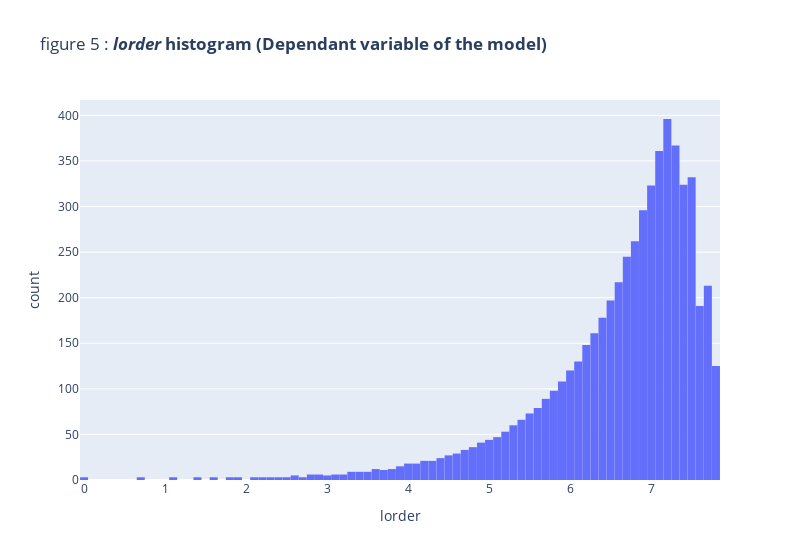

Source (notebook cell):
### Markdown cell above
**Comments on the figure:** We identify three clear steps that result from the scrapping of 3 types of items (kettles, coffee grinders, coffee machines) that each have a different number of items in line.

To perform our analysis, we will consider the logarithm `lorder` of the previous `order` feature.

### Code cell
df['lorder'] = np.log(df.order)

figure_5 = px.histogram(
    df,
    x="lorder",
    nbins=100,
    title="figure 5 : <b><i>lorder</i> histogram (Dependant variable of the model)</b>",
    width=800,
    labels={},
)

figure_5.update_layout(
    bargap=0.01,
)

### Figure 1 — Plotly figure (JSON) as saved in the notebook; plotly's stock layout.template omitted (floating-point values rounded to 4 significant figures; data arrays with more than 128 entries replaced by an {"elided": "..."} marker saying what was removed)
{"data": [{"alignmentgroup": "True", "bingroup": "x", "hovertemplate": "lorder=%{x}<br>count=%{y}<extra></extra>", "legendgroup": "", "marker": {"color": "#636efa", "pattern": {"shape": ""}}, "name": "", "nbinsx": 100, "offsetgroup": "", "orientation": "v", "showlegend": false, "type": "histogram", "x": {"elided": "5721 float values"}, "xaxis": "x", "yaxis": "y"}], "layout": {"bargap": 0.01, "barmode": "relative", "legend": {"tracegroupgap": 0}, "title": {"text": "figure 5 : <b><i>lorder</i> histogram (Dependant variable of the model)</b>"}, "width": 800, "xaxis": {"anchor": "y", "domain": [0, 1], "title": {"text": "lorder"}}, "yaxis": {"anchor": "x", "domain": [0, 1], "title": {"text": "count"}}}}
